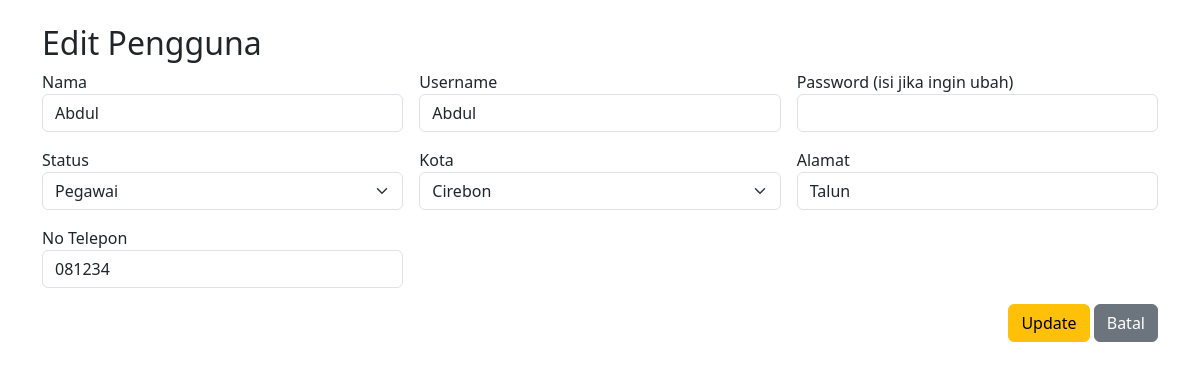
/editpengguna.php?id=6, run on the app's committed database.
### tables this page shows
CREATE TABLE `pelanggan` (
  `id_pelanggan` int(11) NOT NULL,
  `nama` varchar(50) NOT NULL,
  `alamat` varchar(100) NOT NULL,
  `username` varchar(20) NOT NULL,
  `pw` int(10) NOT NULL,
  `status` varchar(20) NOT NULL,
  `no_telepon` varchar(15) NOT NULL,
  `id_kota` int(11) NOT NULL
);

CREATE TABLE `kota` (
  `id_kota` int(11) NOT NULL,
  `nama_kota` varchar(50) NOT NULL
);

### editpengguna.php (the view, shortened to what this page needs)
<?php
include 'koneksi.php';
$id = intval($_GET['id']);
$result = mysqli_query($koneksi, "SELECT * FROM pelanggan WHERE id_pelanggan=$id");
$data = mysqli_fetch_assoc($result);
?>
<!DOCTYPE html>
<html lang="en">
<head>
    <link href="https://cdn.jsdelivr.net/npm/bootstrap@5.3.0/dist/css/bootstrap.min.css" rel="stylesheet" />
</head>
<body class="p-4">
    <div class="container">
        <h2>Edit Pengguna</h2>
        <form method="POST" class="row g-3">
            <div class="col-md-4">
                <label>Nama</label>
                <input type="text" name="nama" class="form-control" value="<?= htmlspecialchars($data['nama']) ?>" required>
            </div>
            <div class="col-md-4">
                <label>Username</label>
                <input type="text" name="username" class="form-control" value="<?= htmlspecialchars($data['username']) ?>" required>
            </div>
            <div class="col-md-4">
                <label>Password (isi jika ingin ubah)</label>
                <input type="password" name="pw" class="form-control">
            </div>
            <div class="col-md-4">
                <label>Status</label>
                <select name="status" class="form-select" required>
                    <option value="pegawai" <?= $data['status']=='pegawai'?'selected':'' ?>>Pegawai</option>
                </select>
            </div>
            <div class="col-md-4">
                <label>Kota</label>
                <select name="id_kota" class="form-select" required>
                    <?php
                    $qkota = mysqli_query($koneksi, "SELECT * FROM kota ORDER BY nama_kota ASC");
                    while ($k = mysqli_fetch_assoc($qkota)):
                    ?>
                        <option value="<?= $k['id_kota'] ?>" <?= $data['id_kota']==$k['id_kota']?'selected':'' ?>>
                            <?= htmlspecialchars($k['nama_kota']) ?>
                        </option>
                    <?php endwhile; ?>
                </select>
            </div>
            <div class="col-md-4">
                <label>Alamat</label>
                <input type="text" name="alamat" class="form-control" value="<?= htmlspecialchars($data['alamat']) ?>" required>
            </div>
            <div class="col-md-4">
                <label>No Telepon</label>
                <input type="text" name="no_telepon" class="form-control" value="<?= htmlspecialchars($data['no_telepon']) ?>" required>
            </div>
            <div class="col-12 text-end">
                <button type="submit" name="update" class="btn btn-warning">Update</button>
                <a href="kelolapengguna.php" class="btn btn-secondary">Batal</a>
            </div>
        </form>
    </div>
</body>
</html>

### data on the page
pelanggan: nama "Abdul", username "Abdul", id_kota "Cirebon", alamat "Talun", no_telepon "081234"
